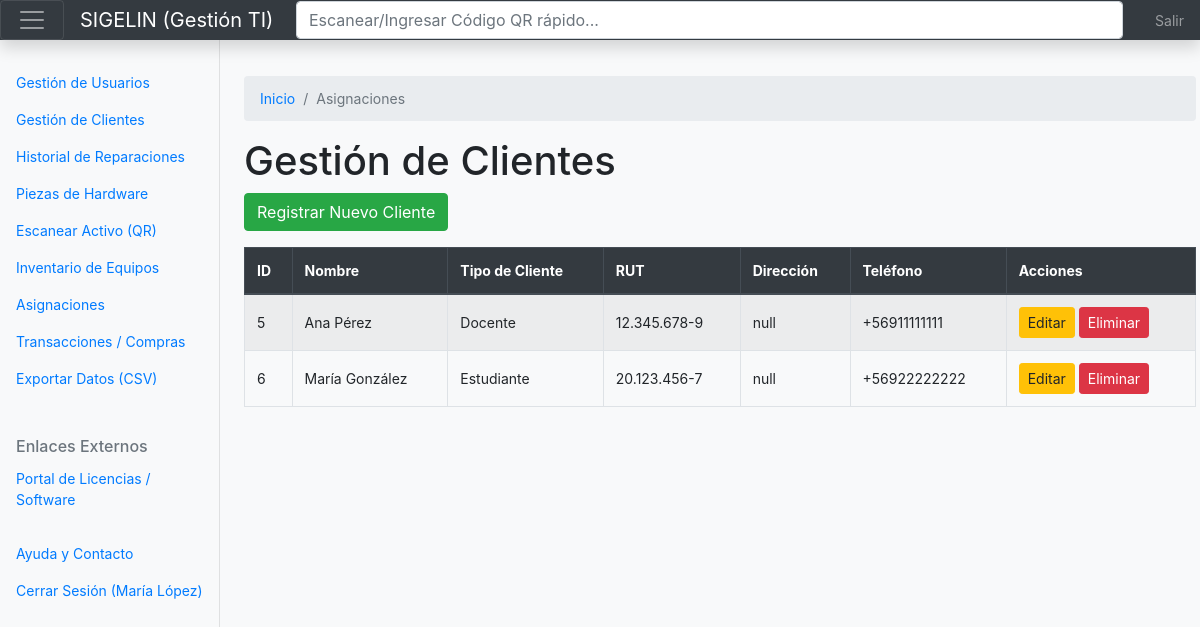
Page /clientes.php (signed in) on the committed database.
### tables this page shows
CREATE TABLE IF NOT EXISTS `cliente` (
  `id_cliente` int NOT NULL AUTO_INCREMENT,
  `nombre` varchar(200) NOT NULL,
  `tipo_cliente` varchar(100) DEFAULT NULL,
  `rut` varchar(12) DEFAULT NULL,
  `telefono` varchar(50) DEFAULT NULL,
  `direccion` varchar(255) DEFAULT NULL,
  PRIMARY KEY (`id_cliente`),
  UNIQUE KEY `rut` (`rut`)
);

### includes/auth_check.php (called while the page is built, shortened)
<?php
$CURRENT_USER_ROL = $_SESSION['user_rol'];
?>

### clientes.php (the view, shortened to what this page needs)
<?php
require_once 'includes/auth_check.php';
$db = new Database();
$conn = $db->dbConnection();
$stmt = $conn->prepare("
    SELECT id_cliente, nombre, tipo_cliente, direccion, telefono, rut
    FROM cliente
    ORDER BY nombre
");
$stmt->execute();
$clientes = $stmt->fetchAll(PDO::FETCH_ASSOC);
?>
<!doctype html>
<html lang="es">
<?php require_once 'includes/head.php'; ?>
<body>
<?php require_once 'includes/header.php'; ?>
<div class="container-fluid">
    <div class="row">
        <?php require_once 'includes/sidebar.php'; ?>
        <main class="col-md-9 ms-sm-auto col-lg-10 px-4">
            <nav aria-label="breadcrumb" class="mt-3">
              <ol class="breadcrumb">
                <li class="breadcrumb-item"><a href="index.php">Inicio</a></li>
                <li class="breadcrumb-item active" aria-current="page">Asignaciones</li>
              </ol>
            </nav>
            <h1 class="mt-3">Gestión de Clientes</h1>
            <?php if ($CURRENT_USER_ROL == 'administrador' || $CURRENT_USER_ROL == 'tecnico'): ?>
                <a href="agregar_cliente.php" class="btn btn-success mb-3">Registrar Nuevo Cliente</a>
            <?php endif; ?>
            <div class="table-responsive">
                <table class="table table-bordered table-striped">
                    <thead class="thead-dark">
                        <tr>
                            <th>ID</th>
                            <th>Nombre</th>
                            <th>Tipo de Cliente</th>
                            <th>RUT</th>
                            <th>Dirección</th>
                            <th>Teléfono</th>
                            <th>Acciones</th>
                        </tr>
                    </thead>
                    <tbody>
                        <?php foreach ($clientes as $c): ?>
                            <tr>
                                <td><?= $c['id_cliente']; ?></td>
                                <td><?= htmlspecialchars($c['nombre'] ?? ''); ?></td>
                                <td><?= htmlspecialchars($c['tipo_cliente'] ?? ''); ?></td>
                                <td><?= htmlspecialchars($c['rut'] ?? ''); ?></td>
                                <td><?= htmlspecialchars($c['direccion'] ?? ''); ?></td>
                                <td><?= htmlspecialchars($c['telefono'] ?? ''); ?></td>
                                <td>
                                    <?php if ($CURRENT_USER_ROL == 'administrador' || $CURRENT_USER_ROL == 'tecnico'): ?>
                                        <a href="editar_cliente.php?id=<?= $c['id_cliente']; ?>" class="btn btn-sm btn-warning">Editar</a>
                                        <a href="clientes.php?delete_id=<?= $c['id_cliente']; ?>"
                                           class="btn btn-sm btn-danger"
                                           onclick="return confirm('¿Eliminar este cliente?')">Eliminar</a>
                                    <?php else: ?>
                                        <span class="badge bg-secondary">Solo lectura</span>
                                    <?php endif; ?>
                                </td>
                            </tr>
                        <?php endforeach; ?>
                    </tbody>
                </table>
                </div>
        </main>
    </div>
</div>
</body>
</html>

### css/dashboard.css (style rules this page uses)
body { font-size: 0.875rem; background-color: #f8f9fa; }
.table td, .table th { vertical-align: middle; }
@media (min-width: 768px) { main { margin-left: 220px; padding-top: 20px; } }

### rows in the picture
cliente: id_cliente "5", nombre "Ana Pérez", tipo_cliente "Docente", rut "12.345.678-9", direccion "null", telefono "+56911111111"
cliente: id_cliente "6", nombre "María González", tipo_cliente "Estudiante", rut "20.123.456-7", direccion "null", telefono "+56922222222"

### other values in the picture
$_SESSION['user_nombre'] "María López"
